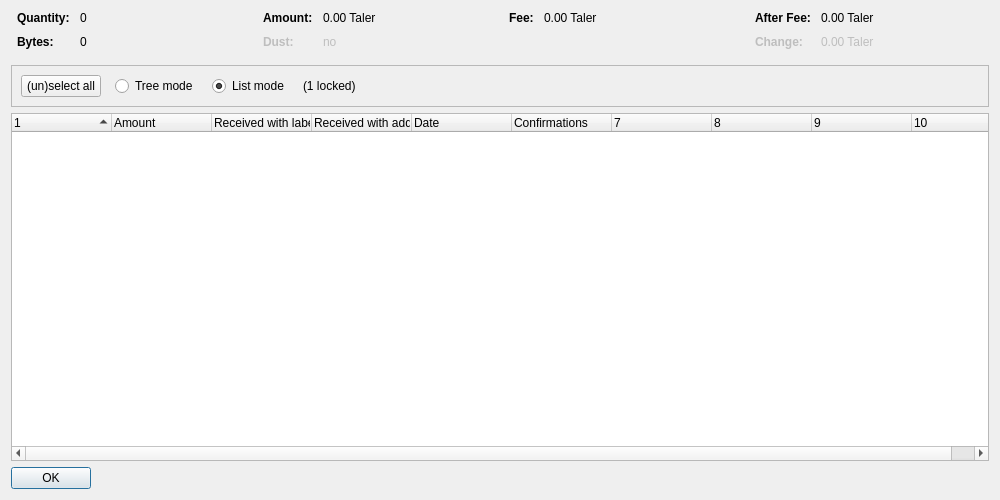
<?xml version="1.0" encoding="UTF-8"?>
<ui version="4.0">
 <class>CoinControlDialog</class>
 <widget class="QDialog" name="CoinControlDialog">
  <property name="geometry">
   <rect>
    <x>0</x>
    <y>0</y>
    <width>1000</width>
    <height>500</height>
   </rect>
  </property>
  <property name="windowTitle">
   <string>Coin Selection</string>
  </property>
  <layout class="QVBoxLayout" name="verticalLayout">
   <item>
    <layout class="QHBoxLayout" name="horizontalLayoutTop" stretch="0,0,0,0">
     <property name="topMargin">
      <number>0</number>
     </property>
     <property name="bottomMargin">
      <number>10</number>
     </property>
     <item>
      <layout class="QFormLayout" name="formLayoutCoinControl1">
       <property name="horizontalSpacing">
        <number>10</number>
       </property>
       <property name="verticalSpacing">
        <number>10</number>
       </property>
       <property name="leftMargin">
        <number>6</number>
       </property>
       <property name="rightMargin">
        <number>6</number>
       </property>
       <item row="0" column="0">
        <widget class="QLabel" name="labelCoinControlQuantityText">
         <property name="font">
          <font>
           <weight>75</weight>
           <bold>true</bold>
          </font>
         </property>
         <property name="text">
          <string>Quantity:</string>
         </property>
        </widget>
       </item>
       <item row="0" column="1">
        <widget class="QLabel" name="labelCoinControlQuantity">
         <property name="cursor">
          <cursorShape>IBeamCursor</cursorShape>
         </property>
         <property name="contextMenuPolicy">
          <enum>Qt::ActionsContextMenu</enum>
         </property>
         <property name="text">
          <string notr="true">0</string>
         </property>
         <property name="textInteractionFlags">
          <set>Qt::LinksAccessibleByMouse|Qt::TextSelectableByKeyboard|Qt::TextSelectableByMouse</set>
         </property>
        </widget>
       </item>
       <item row="1" column="0">
        <widget class="QLabel" name="labelCoinControlBytesText">
         <property name="font">
          <font>
           <weight>75</weight>
           <bold>true</bold>
          </font>
         </property>
         <property name="text">
          <string>Bytes:</string>
         </property>
        </widget>
       </item>
       <item row="1" column="1">
        <widget class="QLabel" name="labelCoinControlBytes">
         <property name="cursor">
          <cursorShape>IBeamCursor</cursorShape>
         </property>
         <property name="contextMenuPolicy">
          <enum>Qt::ActionsContextMenu</enum>
         </property>
         <property name="text">
          <string notr="true">0</string>
         </property>
         <property name="textInteractionFlags">
          <set>Qt::LinksAccessibleByMouse|Qt::TextSelectableByKeyboard|Qt::TextSelectableByMouse</set>
         </property>
        </widget>
       </item>
      </layout>
     </item>
     <item>
      <layout class="QFormLayout" name="formLayoutCoinControl2">
       <property name="horizontalSpacing">
        <number>10</number>
       </property>
       <property name="verticalSpacing">
        <number>10</number>
       </property>
       <property name="leftMargin">
        <number>6</number>
       </property>
       <property name="rightMargin">
        <number>6</number>
       </property>
       <item row="0" column="0">
        <widget class="QLabel" name="labelCoinControlAmountText">
         <property name="font">
          <font>
           <weight>75</weight>
           <bold>true</bold>
          </font>
         </property>
         <property name="text">
          <string>Amount:</string>
         </property>
        </widget>
       </item>
       <item row="0" column="1">
        <widget class="QLabel" name="labelCoinControlAmount">
         <property name="cursor">
          <cursorShape>IBeamCursor</cursorShape>
         </property>
         <property name="contextMenuPolicy">
          <enum>Qt::ActionsContextMenu</enum>
         </property>
         <property name="text">
          <string notr="true">0.00 Taler</string>
         </property>
         <property name="textInteractionFlags">
          <set>Qt::LinksAccessibleByMouse|Qt::TextSelectableByKeyboard|Qt::TextSelectableByMouse</set>
         </property>
        </widget>
       </item>
       <item row="1" column="0">
        <widget class="QLabel" name="labelCoinControlLowOutputText">
         <property name="enabled">
          <bool>false</bool>
         </property>
         <property name="font">
          <font>
           <weight>75</weight>
           <bold>true</bold>
          </font>
         </property>
         <property name="text">
          <string>Dust:</string>
         </property>
        </widget>
       </item>
       <item row="1" column="1">
        <widget class="QLabel" name="labelCoinControlLowOutput">
         <property name="enabled">
          <bool>false</bool>
         </property>
         <property name="cursor">
          <cursorShape>IBeamCursor</cursorShape>
         </property>
         <property name="contextMenuPolicy">
          <enum>Qt::ActionsContextMenu</enum>
         </property>
         <property name="text">
          <string notr="true">no</string>
         </property>
         <property name="textInteractionFlags">
          <set>Qt::LinksAccessibleByMouse|Qt::TextSelectableByKeyboard|Qt::TextSelectableByMouse</set>
         </property>
        </widget>
       </item>
      </layout>
     </item>
     <item>
      <layout class="QFormLayout" name="formLayoutCoinControl3">
       <property name="horizontalSpacing">
        <number>10</number>
       </property>
       <property name="verticalSpacing">
        <number>10</number>
       </property>
       <property name="leftMargin">
        <number>6</number>
       </property>
       <property name="rightMargin">
        <number>6</number>
       </property>
       <item row="0" column="0">
        <widget class="QLabel" name="labelCoinControlFeeText">
         <property name="font">
          <font>
           <weight>75</weight>
           <bold>true</bold>
          </font>
         </property>
         <property name="text">
          <string>Fee:</string>
         </property>
        </widget>
       </item>
       <item row="0" column="1">
        <widget class="QLabel" name="labelCoinControlFee">
         <property name="cursor">
          <cursorShape>IBeamCursor</cursorShape>
         </property>
         <property name="contextMenuPolicy">
          <enum>Qt::ActionsContextMenu</enum>
         </property>
         <property name="text">
          <string notr="true">0.00 Taler</string>
         </property>
         <property name="textInteractionFlags">
          <set>Qt::LinksAccessibleByMouse|Qt::TextSelectableByKeyboard|Qt::TextSelectableByMouse</set>
         </property>
        </widget>
       </item>
      </layout>
     </item>
     <item>
      <layout class="QFormLayout" name="formLayoutCoinControl4">
       <property name="horizontalSpacing">
        <number>10</number>
       </property>
       <property name="verticalSpacing">
        <number>10</number>
       </property>
       <property name="leftMargin">
        <number>6</number>
       </property>
       <property name="rightMargin">
        <number>6</number>
       </property>
       <item row="0" column="0">
        <widget class="QLabel" name="labelCoinControlAfterFeeText">
         <property name="font">
          <font>
           <weight>75</weight>
           <bold>true</bold>
          </font>
         </property>
         <property name="text">
          <string>After Fee:</string>
         </property>
        </widget>
       </item>
       <item row="0" column="1">
        <widget class="QLabel" name="labelCoinControlAfterFee">
         <property name="cursor">
          <cursorShape>IBeamCursor</cursorShape>
         </property>
         <property name="contextMenuPolicy">
          <enum>Qt::ActionsContextMenu</enum>
         </property>
         <property name="text">
          <string notr="true">0.00 Taler</string>
         </property>
         <property name="textInteractionFlags">
          <set>Qt::LinksAccessibleByMouse|Qt::TextSelectableByKeyboard|Qt::TextSelectableByMouse</set>
         </property>
        </widget>
       </item>
       <item row="1" column="0">
        <widget class="QLabel" name="labelCoinControlChangeText">
         <property name="enabled">
          <bool>false</bool>
         </property>
         <property name="font">
          <font>
           <weight>75</weight>
           <bold>true</bold>
          </font>
         </property>
         <property name="text">
          <string>Change:</string>
         </property>
        </widget>
       </item>
       <item row="1" column="1">
        <widget class="QLabel" name="labelCoinControlChange">
         <property name="enabled">
          <bool>false</bool>
         </property>
         <property name="cursor">
          <cursorShape>IBeamCursor</cursorShape>
         </property>
         <property name="contextMenuPolicy">
          <enum>Qt::ActionsContextMenu</enum>
         </property>
         <property name="text">
          <string notr="true">0.00 Taler</string>
         </property>
         <property name="textInteractionFlags">
          <set>Qt::LinksAccessibleByMouse|Qt::TextSelectableByKeyboard|Qt::TextSelectableByMouse</set>
         </property>
        </widget>
       </item>
      </layout>
     </item>
    </layout>
   </item>
   <item>
    <widget class="QFrame" name="frame">
     <property name="minimumSize">
      <size>
       <width>0</width>
       <height>40</height>
      </size>
     </property>
     <property name="frameShape">
      <enum>QFrame::StyledPanel</enum>
     </property>
     <property name="frameShadow">
      <enum>QFrame::Sunken</enum>
     </property>
     <layout class="QHBoxLayout" name="horizontalLayout">
      <item>
       <layout class="QHBoxLayout" name="horizontalLayoutPanel" stretch="0,0,0,0,0">
        <property name="spacing">
         <number>14</number>
        </property>
        <item>
         <widget class="QPushButton" name="pushButtonSelectAll">
          <property name="sizePolicy">
           <sizepolicy hsizetype="Maximum" vsizetype="Fixed">
            <horstretch>0</horstretch>
            <verstretch>0</verstretch>
           </sizepolicy>
          </property>
          <property name="text">
           <string>(un)select all</string>
          </property>
          <property name="autoDefault">
           <bool>false</bool>
          </property>
         </widget>
        </item>
        <item>
         <widget class="QRadioButton" name="radioTreeMode">
          <property name="sizePolicy">
           <sizepolicy hsizetype="Maximum" vsizetype="Fixed">
            <horstretch>0</horstretch>
            <verstretch>0</verstretch>
           </sizepolicy>
          </property>
          <property name="text">
           <string>Tree mode</string>
          </property>
         </widget>
        </item>
        <item>
         <widget class="QRadioButton" name="radioListMode">
          <property name="sizePolicy">
           <sizepolicy hsizetype="Maximum" vsizetype="Fixed">
            <horstretch>0</horstretch>
            <verstretch>0</verstretch>
           </sizepolicy>
          </property>
          <property name="text">
           <string>List mode</string>
          </property>
          <property name="checked">
           <bool>true</bool>
          </property>
         </widget>
        </item>
        <item>
         <widget class="QLabel" name="labelLocked">
          <property name="text">
           <string notr="true">(1 locked)</string>
          </property>
         </widget>
        </item>
        <item>
         <spacer name="horizontalSpacer">
          <property name="orientation">
           <enum>Qt::Horizontal</enum>
          </property>
          <property name="sizeHint" stdset="0">
           <size>
            <width>40</width>
            <height>20</height>
           </size>
          </property>
         </spacer>
        </item>
       </layout>
      </item>
     </layout>
    </widget>
   </item>
   <item>
    <widget class="CoinControlTreeWidget" name="treeWidget">
     <property name="contextMenuPolicy">
      <enum>Qt::CustomContextMenu</enum>
     </property>
     <property name="sortingEnabled">
      <bool>false</bool>
     </property>
     <property name="columnCount">
      <number>10</number>
     </property>
     <attribute name="headerShowSortIndicator" stdset="0">
      <bool>true</bool>
     </attribute>
     <attribute name="headerStretchLastSection">
      <bool>false</bool>
     </attribute>
     <column>
      <property name="text">
       <string/>
      </property>
     </column>
     <column>
      <property name="text">
       <string>Amount</string>
      </property>
     </column>
     <column>
      <property name="text">
       <string>Received with label</string>
      </property>
     </column>
     <column>
      <property name="text">
       <string>Received with address</string>
      </property>
     </column>
     <column>
      <property name="text">
       <string>Date</string>
      </property>
     </column>
     <column>
      <property name="text">
       <string>Confirmations</string>
      </property>
      <property name="toolTip">
       <string>Confirmed</string>
      </property>
     </column>
     <column>
      <property name="text">
       <string/>
      </property>
     </column>
     <column>
      <property name="text">
       <string/>
      </property>
     </column>
     <column>
      <property name="text">
       <string/>
      </property>
     </column>
     <column>
      <property name="text">
       <string/>
      </property>
     </column>
    </widget>
   </item>
   <item>
    <widget class="QDialogButtonBox" name="buttonBox">
     <property name="sizePolicy">
      <sizepolicy hsizetype="Maximum" vsizetype="Fixed">
       <horstretch>0</horstretch>
       <verstretch>0</verstretch>
      </sizepolicy>
     </property>
     <property name="orientation">
      <enum>Qt::Horizontal</enum>
     </property>
     <property name="standardButtons">
      <set>QDialogButtonBox::Ok</set>
     </property>
    </widget>
   </item>
  </layout>
 </widget>
 <customwidgets>
  <customwidget>
   <class>CoinControlTreeWidget</class>
   <extends>QTreeWidget</extends>
   <header>qt/coincontroltreewidget.h</header>
  </customwidget>
 </customwidgets>
 <resources/>
 <connections/>
</ui>
